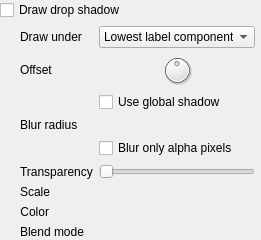
                        <widget class="QWidget" name="scrollAreaWidgetContents_8">
                         <property name="geometry">
                          <rect>
                           <x>0</x>
                           <y>0</y>
                           <width>261</width>
                           <height>240</height>
                          </rect>
                         </property>
                         <layout class="QVBoxLayout" name="verticalLayout_22">
                          <property name="leftMargin">
                           <number>0</number>
                          </property>
                          <property name="topMargin">
                           <number>0</number>
                          </property>
                          <property name="rightMargin">
                           <number>6</number>
                          </property>
                          <property name="bottomMargin">
                           <number>0</number>
                          </property>
                          <item>
                           <layout class="QGridLayout" name="gridLayout_38">
                            <item row="0" column="0">
                             <widget class="QCheckBox" name="mShadowDrawChkBx">
                              <property name="sizePolicy">
                               <sizepolicy hsizetype="Maximum" vsizetype="Fixed">
                                <horstretch>0</horstretch>
                                <verstretch>0</verstretch>
                               </sizepolicy>
                              </property>
                              <property name="text">
                               <string>Draw drop shadow</string>
                              </property>
                             </widget>
                            </item>
                            <item row="0" column="1">
                             <spacer name="horizontalSpacer_14">
                              <property name="orientation">
                               <enum>Qt::Horizontal</enum>
                              </property>
                              <property name="sizeHint" stdset="0">
                               <size>
                                <width>0</width>
                                <height>20</height>
                               </size>
                              </property>
                             </spacer>
                            </item>
                            <item row="1" column="0" colspan="2">
                             <widget class="QFrame" name="mShadowFrame">
                              <layout class="QGridLayout" name="gridLayout_10">
                               <property name="leftMargin">
                                <number>20</number>
                               </property>
                               <property name="topMargin">
                                <number>0</number>
                               </property>
                               <property name="rightMargin">
                                <number>0</number>
                               </property>
                               <property name="bottomMargin">
                                <number>0</number>
                               </property>
                               <item row="3" column="0">
                                <widget class="QLabel" name="label_27">
                                 <property name="text">
                                  <string>Blur radius</string>
                                 </property>
                                </widget>
                               </item>
                               <item row="6" column="0">
                                <widget class="QLabel" name="label_29">
                                 <property name="text">
                                  <string>Scale</string>
                                 </property>
                                </widget>
                               </item>
                               <item row="4" column="1">
                                <widget class="QCheckBox" name="mShadowRadiusAlphaChkBx">
                                 <property name="sizePolicy">
                                  <sizepolicy hsizetype="MinimumExpanding" vsizetype="Fixed">
                                   <horstretch>0</horstretch>
                                   <verstretch>0</verstretch>
                                  </sizepolicy>
                                 </property>
                                 <property name="text">
                                  <string>Blur only alpha pixels</string>
                                 </property>
                                </widget>
                               </item>
                               <item row="2" column="1">
                                <widget class="QCheckBox" name="mShadowOffsetGlobalChkBx">
                                 <property name="sizePolicy">
                                  <sizepolicy hsizetype="MinimumExpanding" vsizetype="Fixed">
                                   <horstretch>0</horstretch>
                                   <verstretch>0</verstretch>
                                  </sizepolicy>
                                 </property>
                                 <property name="toolTip">
                                  <string>Label's rotation is ignored</string>
                                 </property>
                                 <property name="text">
                                  <string>Use global shadow</string>
                                 </property>
                                </widget>
                               </item>
                               <item row="1" column="1">
                                <layout class="QHBoxLayout" name="horizontalLayout_24">
                                 <item>
                                  <widget class="QDial" name="mShadowOffsetAngleDial">
                                   <property name="minimumSize">
                                    <size>
                                     <width>32</width>
                                     <height>32</height>
                                    </size>
                                   </property>
                                   <property name="maximumSize">
                                    <size>
                                     <width>32</width>
                                     <height>32</height>
                                    </size>
                                   </property>
                                   <property name="minimum">
                                    <number>-180</number>
                                   </property>
                                   <property name="maximum">
                                    <number>180</number>
                                   </property>
                                   <property name="value">
                                    <number>0</number>
                                   </property>
                                   <property name="invertedControls">
                                    <bool>true</bool>
                                   </property>
                                   <property name="wrapping">
                                    <bool>true</bool>
                                   </property>
                                  </widget>
                                 </item>
                                </layout>
                               </item>
                               <item row="0" column="1">
                                <widget class="QComboBox" name="mShadowUnderCmbBx">
                                 <property name="minimumSize">
                                  <size>
                                   <width>150</width>
                                   <height>0</height>
                                  </size>
                                 </property>
                                 <item>
                                  <property name="text">
                                   <string>Lowest label component</string>
                                  </property>
                                 </item>
                                 <item>
                                  <property name="text">
                                   <string>Text</string>
                                  </property>
                                 </item>
                                 <item>
                                  <property name="text">
                                   <string>Buffer</string>
                                  </property>
                                 </item>
                                 <item>
                                  <property name="text">
                                   <string>Background</string>
                                  </property>
                                 </item>
                                </widget>
                               </item>
                               <item row="0" column="0">
                                <widget class="QLabel" name="label_17">
                                 <property name="text">
                                  <string>Draw under</string>
                                 </property>
                                </widget>
                               </item>
                               <item row="5" column="0">
                                <widget class="QLabel" name="label_28">
                                 <property name="text">
                                  <string>Transparency</string>
                                 </property>
                                </widget>
                               </item>
                               <item row="8" column="0">
                                <widget class="QLabel" name="label_30">
                                 <property name="text">
                                  <string>Blend mode</string>
                                 </property>
                                </widget>
                               </item>
                               <item row="1" column="0">
                                <widget class="QLabel" name="label_9">
                                 <property name="text">
                                  <string>Offset</string>
                                 </property>
                                </widget>
                               </item>
                               <item row="7" column="0">
                                <widget class="QLabel" name="label_33">
                                 <property name="sizePolicy">
                                  <sizepolicy hsizetype="Maximum" vsizetype="Preferred">
                                   <horstretch>0</horstretch>
                                   <verstretch>0</verstretch>
                                  </sizepolicy>
                                 </property>
                                 <property name="text">
                                  <string>Color</string>
                                 </property>
                                 <property name="alignment">
                                  <set>Qt::AlignRight|Qt::AlignTrailing|Qt::AlignVCenter</set>
                                 </property>
                                </widget>
                               </item>
                               <item row="5" column="1">
                                <layout class="QHBoxLayout" name="horizontalLayout_28">
                                 <item>
                                  <widget class="QSlider" name="mShadowTranspSlider">
                                   <property name="enabled">
                                    <bool>true</bool>
                                   </property>
                                   <property name="sizePolicy">
                                    <sizepolicy hsizetype="Expanding" vsizetype="Fixed">
                                     <horstretch>0</horstretch>
                                     <verstretch>0</verstretch>
                                    </sizepolicy>
                                   </property>
                                   <property name="minimumSize">
                                    <size>
                                     <width>50</width>
                                     <height>0</height>
                                    </size>
                                   </property>
                                   <property name="maximum">
                                    <number>100</number>
                                   </property>
                                   <property name="orientation">
                                    <enum>Qt::Horizontal</enum>
                                   </property>
                                  </widget>
                                 </item>
                                </layout>
                               </item>
                              </layout>
                             </widget>
                            </item>
                           </layout>
                          </item>
                          <item>
                           <spacer name="verticalSpacer_10">
                            <property name="orientation">
                             <enum>Qt::Vertical</enum>
                            </property>
                            <property name="sizeHint" stdset="0">
                             <size>
                              <width>20</width>
                              <height>0</height>
                             </size>
                            </property>
                           </spacer>
                          </item>
                         </layout>
                        </widget>
